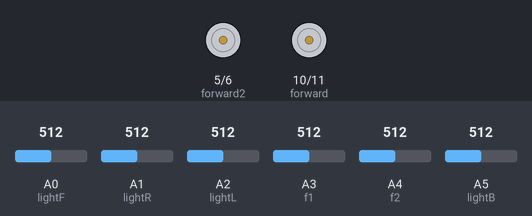
Recording of a sketch running on a simulated Arduino Uno, built with avr-gcc and run on an emulated ATmega328P. Shown: motor-driver pin pairs drawn as motors (green arrow = first pin HIGH = forward, orange = second pin HIGH = backward, longer = more drive). The test bench sets the inputs (shaded band); at power-on: A0 (lightF) = 512, A1 (lightR) = 512, A2 (lightL) = 512, A3 (f1) = 512, A4 (f2) = 512, A5 (lightB) = 512. What the sketch prints to the serial monitor is not drawn.

Above: at 1.2 s.
1.3 s: A0 (lightF) set to 789
4.3 s: A0 (lightF) set to 808
At 5.5 s:
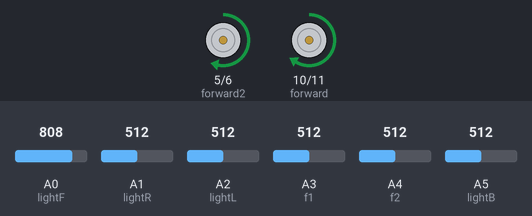
5.8 s: A1 (lightR) set to 790
8.8 s: A1 (lightR) set to 818
At 9.4 s:
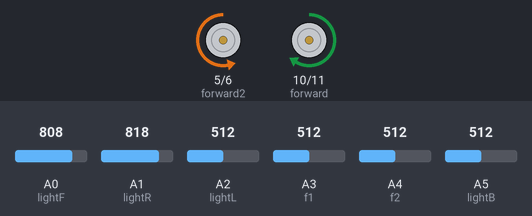
10.3 s: A2 (lightL) set to 808
11.8 s: A2 (lightL) set to 826
At 12.3 s:
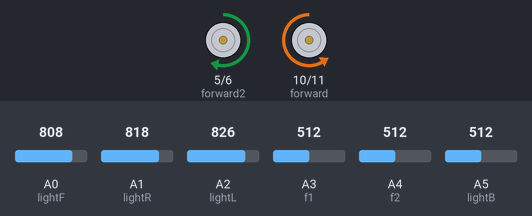
Timing chart, 0 to 14.4 s (numbered marks = the images above; inputs shaded):
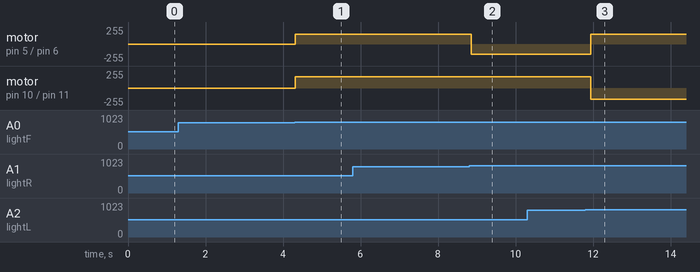

Measured:
- the behaviour switches between 799 and 800 on A0 (lightF) (found by bisection; images 0 and 1)
- the behaviour switches between 808 and 809 on A1 (lightR) (found by bisection; images 1 and 2)
- the behaviour switches between 818 and 819 on A2 (lightL) (found by bisection; images 2 and 3)
- after the input at 1.3 s, every drawn part: stays the same
- after the input at 4.3 s, motor on pin 5 (forward2) / pin 6 (backward2): stopped → forward 150/255 at once; motor on pin 10 (forward) / pin 11 (backward): stopped → forward 170/255 at once
- after the input at 5.8 s, every drawn part: stays the same
- after the input at 8.8 s, motor on pin 5 (forward2) / pin 6 (backward2): forward 150/255 → backward 150/255 after 0.06 s
- after the input at 10.3 s, every drawn part: stays the same
- after the input at 11.8 s, motor on pin 5 (forward2) / pin 6 (backward2): backward 150/255 → forward 150/255 after 0.14 s; motor on pin 10 (forward) / pin 11 (backward): forward 170/255 → backward 170/255 after 0.14 s

The sketch:

Vehicle.ino
```cpp
//CONSTANTS
const int SETUP_TIME = 5000;
const int AUTONOMOUS_TIME = 15000;
const int STOP_TIME = 2000;

const int MOTOR_POWER = 200;
const int LIGHT_AMT = 800;

//MOTOR 1
int forward, backward;

//MOTOR 2
int forward2, backward2;

//PHOTORESISTORS
int lightF, lightR, lightL, lightB;

// FLEXSENSORS
int f1, f2;

void setup() {
    Serial.begin(9600);

    //MOTOR 1
    forward = 10;
    backward = 11;
    pinMode(forward, OUTPUT);
    pinMode(backward, OUTPUT);

    //MOTOR 2
    forward2 = 5;
    backward2 = 6;
    pinMode(forward2, OUTPUT);
    pinMode(backward2, OUTPUT);

    //PHOTORESISTORS
    lightF = A0;
    lightR = A1;
    lightL = A2;
    lightB = A5;
    pinMode(lightF, INPUT);
    pinMode(lightR, INPUT);
    pinMode(lightL, INPUT);
    pinMode(lightB, INPUT);

    //FLEXSENSORS
    f1 = A3;//right
    f2 = A4;
    pinMode(f1, INPUT);
    pinMode(f2, INPUT);
}

//============================================================
//DO NOT WRITE CODE IN THE LOOP METHOD.
void loop() {
    //DO NOT TOUCH THIS CODE
    /*long mil = millis();
      if(mil<SETUP_TIME) {
        //LEAVE THIS BLANK
    }
    else if(mil<AUTONOMOUS_TIME+SETUP_TIME) {
        autonomousMode();
    }
    else if(mil<AUTONOMOUS_TIME+SETUP_TIME+STOP_TIME) {
        fullStop();
    }
    else {
        teleOpMode();
    }*/
    teleOpMode();
    testSensors();
}
//============================================================

//WRITE CODE IN HERE:  YOUR AUTONOMOUS CODE GOES IN HERE.  PART 1 OF RACE
void autonomousMode(){
  int rightFlex = analogRead(f1); //right
  int leftFlex = analogRead(f2);

  long time = millis();

  if(time < 15000)
  {
  if(rightFlex < 925 && leftFlex < 850)
  {
    analogWrite(forward, 200);
    analogWrite(backward, 0);

    analogWrite(forward2, 180);
    analogWrite(backward2, 0);
  }
  else if(rightFlex > 925 && leftFlex < 850)
  {
    analogWrite(forward, MOTOR_POWER);
    analogWrite(backward, 0);

    analogWrite(forward2, 0);
    analogWrite(backward2, 180);
  }
  else if(rightFlex < 925 && leftFlex > 850)
  {
    analogWrite(forward, 0);
    analogWrite(backward, MOTOR_POWER);

    analogWrite(forward2, 180);
    analogWrite(backward2, 0);
  }
  else if(rightFlex > 925 && leftFlex > 850)
  {
    analogWrite(forward, MOTOR_POWER);
    analogWrite(backward, 0);

    analogWrite(forward2, 0);
    analogWrite(backward2, 180);
  }
  }
  else if(time >= 15000)
  {
    if(time < 15800)
    {
       analogWrite(forward, 0);
       analogWrite(backward, MOTOR_POWER);

       analogWrite(forward2, 180);
       analogWrite(backward2, 0);
    }
    else if(time >= 15800)
    {
      analogWrite(forward, 200);
      analogWrite(backward, 0);

      analogWrite(forward2, 180);
      analogWrite(backward2, 0);
    }
  }
}

//WRITE CODE IN HERE:  YOUR TELEOP CODE GOES IN HERE.  PART 2 OF RACE
//you MUST write this method
void teleOpMode() {
    int lightFState = analogRead(lightF);
    int lightRState = analogRead(lightR);
    int lightLState = analogRead(lightL);
    int lightBState = analogRead(lightB);

    int val = greatestOf4();
    if (val == 1) {
        analogWrite(forward, 170);
        analogWrite(backward, 0);

        analogWrite(forward2, 150);
        analogWrite(backward2, 0);
    }
    else if (val == 2) {
        analogWrite(forward, 170);
        analogWrite(backward, 0);

        analogWrite(forward2, 0);
        analogWrite(backward2, 150);
    }
    else if (val == 3) {
        analogWrite(forward, 0);
        analogWrite(backward, 170);

        analogWrite(forward2, 150);
        analogWrite(backward2, 0);
    }
    else if (val == 4) {
        analogWrite(forward, 0);
        analogWrite(backward, 170);

        analogWrite(forward2, 0);
        analogWrite(backward2, 150);
    }
    else if (val == 5) {
        fullStop();
    }
}
//WRITE CODE IN HERE:  YOU SHOULD MAKE EVERY MOTOR STOP
//you MUST write this method
void fullStop(){
    //MOTOR 1
    analogWrite(forward, 0);
    analogWrite(backward, 0);
    //MOTOR 2
    analogWrite(forward2, 0);
    analogWrite(backward2, 0);
}

//GETS WHICH DIRECTION THE CAR SHOULD GO
int greatestOf4()
{
    int forward = analogRead(lightF); // 1
    int right = analogRead(lightR); // 2
    int left = analogRead(lightL); // 3
    int back = analogRead(lightB); // 4

    if ((forward < LIGHT_AMT) && (right < LIGHT_AMT) && (left < LIGHT_AMT) && (back < LIGHT_AMT))
        return 5;
    else if ((forward > right) && (forward > left) && (forward > back))
        return 1;
    else if ((right > forward) && (right > left) && (right > back))
        return 2;
    else if ((left > forward) && (left > right) && (left > back))
        return 3;
    else if ((back > forward) && (back > right) && (back > left))
        return 4;
}

// TESTING THE SENSORS (PHOTORESISTORS & FLEXSENSORS)
void testSensors()
{
    int lightFState = analogRead(lightF);
    int lightRState = analogRead(lightR);
    int lightLState = analogRead(lightL);
    int lightBState = analogRead(lightB);

    int f1State = analogRead(f1);
    int f2State = analogRead(f2);

    Serial.print("lightF = ");
    Serial.print(lightFState);
    Serial.print("                  lightR = ");
    Serial.print(lightRState);
    Serial.print("                  lightL = ");
    Serial.print(lightLState);
    Serial.print("                  lightB = ");
    Serial.print(lightBState);

    Serial.print("                  f1 = ");
    Serial.print(f1State);
    Serial.print("                  f2 = ");
    Serial.println(f2State);
}
```
